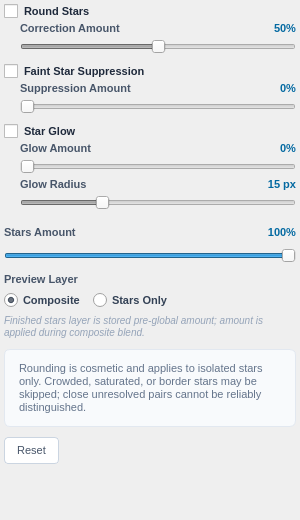
<?xml version="1.0" encoding="UTF-8"?>
<ui version="4.0">
 <class>FinishStarsSettings</class>
 <widget class="QWidget" name="FinishStarsSettings">
  <property name="geometry">
   <rect>
    <x>0</x>
    <y>0</y>
    <width>300</width>
    <height>520</height>
   </rect>
  </property>
  <property name="styleSheet">
   <string notr="true">QFrame#help_box {
    background-color: #f8fafc;
    border: 1px solid #e2e8f0;
    border-radius: 6px;
    padding: 6px 8px;
}
QLabel#lbl_help {
    color: #64748b;
    font-size: 11px;
    line-height: 1.3;
}
QLabel#lbl_preview_note {
    color: #94a3b8;
    font-size: 10px;
    font-style: italic;
}
QLabel#lbl_round_stars_title, QLabel#lbl_faint_suppression_title, QLabel#lbl_glow_amount_title, QLabel#lbl_glow_radius_title, QLabel#lbl_star_amount_title, QLabel#lbl_preview_title {
    font-size: 11px;
    font-weight: 600;
    color: #475569;
}
QLabel#lbl_round_stars_value, QLabel#lbl_faint_suppression_value, QLabel#lbl_glow_amount_value, QLabel#lbl_glow_radius_value, QLabel#lbl_star_amount_value {
    font-size: 11px;
    font-weight: 600;
    color: #0369a1;
}
QCheckBox {
    font-size: 11px;
    color: #1e293b;
    font-weight: 600;
    spacing: 6px;
}
QRadioButton {
    font-size: 11px;
    color: #334155;
    font-weight: 500;
    spacing: 5px;
}
QPushButton#btn_reset {
    background-color: #ffffff;
    color: #475569;
    border: 1px solid #cbd5e1;
    border-radius: 4px;
    padding: 6px 12px;
    font-size: 11px;
}
QPushButton#btn_reset:hover {
    background-color: #f1f5f9;
}
QPushButton#btn_reset:disabled {
    background-color: #f8fafc;
    color: #cbd5e1;
    border-color: #e2e8f0;
}
QLabel#lbl_status {
    color: #b91c1c;
    font-size: 11px;
    line-height: 1.3;
}</string>
  </property>
  <layout class="QVBoxLayout" name="layout">
   <property name="spacing">
    <number>10</number>
   </property>
   <property name="leftMargin">
    <number>4</number>
   </property>
   <property name="topMargin">
    <number>4</number>
   </property>
   <property name="rightMargin">
    <number>4</number>
   </property>
   <property name="bottomMargin">
    <number>4</number>
   </property>
   <item>
    <widget class="QWidget" name="round_stars_container" native="true">
     <layout class="QVBoxLayout" name="round_stars_layout">
      <property name="spacing">
       <number>4</number>
      </property>
      <property name="leftMargin">
       <number>0</number>
      </property>
      <property name="topMargin">
       <number>0</number>
      </property>
      <property name="rightMargin">
       <number>0</number>
      </property>
      <property name="bottomMargin">
       <number>0</number>
      </property>
      <item>
       <widget class="QCheckBox" name="check_round_stars">
        <property name="cursor">
         <cursorShape>PointingHandCursor</cursorShape>
        </property>
        <property name="text">
         <string>Round Stars</string>
        </property>
       </widget>
      </item>
      <item>
       <layout class="QHBoxLayout" name="round_stars_header">
        <property name="leftMargin">
         <number>16</number>
        </property>
        <item>
         <widget class="QLabel" name="lbl_round_stars_title">
          <property name="text">
           <string>Correction Amount</string>
          </property>
         </widget>
        </item>
        <item>
         <widget class="QLabel" name="lbl_round_stars_value">
          <property name="text">
           <string>50%</string>
          </property>
          <property name="alignment">
           <set>Qt::AlignmentFlag::AlignRight|Qt::AlignmentFlag::AlignTrailing|Qt::AlignmentFlag::AlignVCenter</set>
          </property>
         </widget>
        </item>
       </layout>
      </item>
      <item>
       <layout class="QHBoxLayout" name="round_stars_slider_layout">
        <property name="leftMargin">
         <number>16</number>
        </property>
        <item>
         <widget class="QSlider" name="slider_round_stars">
          <property name="enabled">
           <bool>false</bool>
          </property>
          <property name="orientation">
           <enum>Qt::Orientation::Horizontal</enum>
          </property>
          <property name="maximum">
           <number>100</number>
          </property>
          <property name="singleStep">
           <number>1</number>
          </property>
          <property name="pageStep">
           <number>10</number>
          </property>
          <property name="value">
           <number>50</number>
          </property>
          <property name="tracking">
           <bool>true</bool>
          </property>
         </widget>
        </item>
       </layout>
      </item>
     </layout>
    </widget>
   </item>
   <item>
    <widget class="QWidget" name="faint_suppression_container" native="true">
     <layout class="QVBoxLayout" name="faint_suppression_layout">
      <property name="spacing">
       <number>4</number>
      </property>
      <property name="leftMargin">
       <number>0</number>
      </property>
      <property name="topMargin">
       <number>0</number>
      </property>
      <property name="rightMargin">
       <number>0</number>
      </property>
      <property name="bottomMargin">
       <number>0</number>
      </property>
      <item>
       <widget class="QCheckBox" name="check_faint_suppression">
        <property name="cursor">
         <cursorShape>PointingHandCursor</cursorShape>
        </property>
        <property name="text">
         <string>Faint Star Suppression</string>
        </property>
       </widget>
      </item>
      <item>
       <layout class="QHBoxLayout" name="faint_suppression_header">
        <property name="leftMargin">
         <number>16</number>
        </property>
        <item>
         <widget class="QLabel" name="lbl_faint_suppression_title">
          <property name="text">
           <string>Suppression Amount</string>
          </property>
         </widget>
        </item>
        <item>
         <widget class="QLabel" name="lbl_faint_suppression_value">
          <property name="text">
           <string>0%</string>
          </property>
          <property name="alignment">
           <set>Qt::AlignmentFlag::AlignRight|Qt::AlignmentFlag::AlignTrailing|Qt::AlignmentFlag::AlignVCenter</set>
          </property>
         </widget>
        </item>
       </layout>
      </item>
      <item>
       <layout class="QHBoxLayout" name="faint_suppression_slider_layout">
        <property name="leftMargin">
         <number>16</number>
        </property>
        <item>
         <widget class="QSlider" name="slider_faint_suppression">
          <property name="enabled">
           <bool>false</bool>
          </property>
          <property name="orientation">
           <enum>Qt::Orientation::Horizontal</enum>
          </property>
          <property name="maximum">
           <number>100</number>
          </property>
          <property name="singleStep">
           <number>1</number>
          </property>
          <property name="pageStep">
           <number>10</number>
          </property>
          <property name="value">
           <number>0</number>
          </property>
          <property name="tracking">
           <bool>true</bool>
          </property>
         </widget>
        </item>
       </layout>
      </item>
     </layout>
    </widget>
   </item>
   <item>
    <widget class="QWidget" name="glow_container" native="true">
     <layout class="QVBoxLayout" name="glow_layout">
      <property name="spacing">
       <number>4</number>
      </property>
      <property name="leftMargin">
       <number>0</number>
      </property>
      <property name="topMargin">
       <number>0</number>
      </property>
      <property name="rightMargin">
       <number>0</number>
      </property>
      <property name="bottomMargin">
       <number>0</number>
      </property>
      <item>
       <widget class="QCheckBox" name="check_star_glow">
        <property name="cursor">
         <cursorShape>PointingHandCursor</cursorShape>
        </property>
        <property name="text">
         <string>Star Glow</string>
        </property>
       </widget>
      </item>
      <item>
       <layout class="QHBoxLayout" name="glow_amount_header">
        <property name="leftMargin">
         <number>16</number>
        </property>
        <item>
         <widget class="QLabel" name="lbl_glow_amount_title">
          <property name="text">
           <string>Glow Amount</string>
          </property>
         </widget>
        </item>
        <item>
         <widget class="QLabel" name="lbl_glow_amount_value">
          <property name="text">
           <string>0%</string>
          </property>
          <property name="alignment">
           <set>Qt::AlignmentFlag::AlignRight|Qt::AlignmentFlag::AlignTrailing|Qt::AlignmentFlag::AlignVCenter</set>
          </property>
         </widget>
        </item>
       </layout>
      </item>
      <item>
       <layout class="QHBoxLayout" name="glow_amount_slider_layout">
        <property name="leftMargin">
         <number>16</number>
        </property>
        <item>
         <widget class="QSlider" name="slider_glow_amount">
          <property name="enabled">
           <bool>false</bool>
          </property>
          <property name="orientation">
           <enum>Qt::Orientation::Horizontal</enum>
          </property>
          <property name="maximum">
           <number>100</number>
          </property>
          <property name="singleStep">
           <number>1</number>
          </property>
          <property name="pageStep">
           <number>10</number>
          </property>
          <property name="value">
           <number>0</number>
          </property>
          <property name="tracking">
           <bool>true</bool>
          </property>
         </widget>
        </item>
       </layout>
      </item>
      <item>
       <layout class="QHBoxLayout" name="glow_radius_header">
        <property name="leftMargin">
         <number>16</number>
        </property>
        <item>
         <widget class="QLabel" name="lbl_glow_radius_title">
          <property name="text">
           <string>Glow Radius</string>
          </property>
         </widget>
        </item>
        <item>
         <widget class="QLabel" name="lbl_glow_radius_value">
          <property name="text">
           <string>15 px</string>
          </property>
          <property name="alignment">
           <set>Qt::AlignmentFlag::AlignRight|Qt::AlignmentFlag::AlignTrailing|Qt::AlignmentFlag::AlignVCenter</set>
          </property>
         </widget>
        </item>
       </layout>
      </item>
      <item>
       <layout class="QHBoxLayout" name="glow_radius_slider_layout">
        <property name="leftMargin">
         <number>16</number>
        </property>
        <item>
         <widget class="QSlider" name="slider_glow_radius">
          <property name="enabled">
           <bool>false</bool>
          </property>
          <property name="orientation">
           <enum>Qt::Orientation::Horizontal</enum>
          </property>
          <property name="minimum">
           <number>1</number>
          </property>
          <property name="maximum">
           <number>50</number>
          </property>
          <property name="singleStep">
           <number>1</number>
          </property>
          <property name="pageStep">
           <number>5</number>
          </property>
          <property name="value">
           <number>15</number>
          </property>
          <property name="tracking">
           <bool>true</bool>
          </property>
         </widget>
        </item>
       </layout>
      </item>
     </layout>
    </widget>
   </item>
   <item>
    <widget class="QWidget" name="star_amount_container" native="true">
     <layout class="QVBoxLayout" name="star_amount_layout">
      <property name="spacing">
       <number>4</number>
      </property>
      <property name="leftMargin">
       <number>0</number>
      </property>
      <property name="topMargin">
       <number>0</number>
      </property>
      <property name="rightMargin">
       <number>0</number>
      </property>
      <property name="bottomMargin">
       <number>0</number>
      </property>
      <item>
       <layout class="QHBoxLayout" name="star_amount_header">
        <item>
         <widget class="QLabel" name="lbl_star_amount_title">
          <property name="text">
           <string>Stars Amount</string>
          </property>
         </widget>
        </item>
        <item>
         <widget class="QLabel" name="lbl_star_amount_value">
          <property name="text">
           <string>100%</string>
          </property>
          <property name="alignment">
           <set>Qt::AlignmentFlag::AlignRight|Qt::AlignmentFlag::AlignTrailing|Qt::AlignmentFlag::AlignVCenter</set>
          </property>
         </widget>
        </item>
       </layout>
      </item>
      <item>
       <widget class="QSlider" name="slider_star_amount">
        <property name="orientation">
         <enum>Qt::Orientation::Horizontal</enum>
        </property>
        <property name="maximum">
         <number>100</number>
        </property>
        <property name="singleStep">
         <number>1</number>
        </property>
        <property name="pageStep">
         <number>10</number>
        </property>
        <property name="value">
         <number>100</number>
        </property>
        <property name="tracking">
         <bool>true</bool>
        </property>
       </widget>
      </item>
     </layout>
    </widget>
   </item>
   <item>
    <widget class="QWidget" name="preview_container" native="true">
     <layout class="QVBoxLayout" name="preview_layout">
      <property name="spacing">
       <number>4</number>
      </property>
      <property name="leftMargin">
       <number>0</number>
      </property>
      <property name="topMargin">
       <number>0</number>
      </property>
      <property name="rightMargin">
       <number>0</number>
      </property>
      <property name="bottomMargin">
       <number>0</number>
      </property>
      <item>
       <widget class="QLabel" name="lbl_preview_title">
        <property name="text">
         <string>Preview Layer</string>
        </property>
       </widget>
      </item>
      <item>
       <layout class="QHBoxLayout" name="preview_radios">
        <property name="spacing">
         <number>12</number>
        </property>
        <item>
         <widget class="QRadioButton" name="radio_preview_composite">
          <property name="cursor">
           <cursorShape>PointingHandCursor</cursorShape>
          </property>
          <property name="text">
           <string>Composite</string>
          </property>
          <property name="checked">
           <bool>true</bool>
          </property>
         </widget>
        </item>
        <item>
         <widget class="QRadioButton" name="radio_preview_stars">
          <property name="cursor">
           <cursorShape>PointingHandCursor</cursorShape>
          </property>
          <property name="text">
           <string>Stars Only</string>
          </property>
         </widget>
        </item>
        <item>
         <spacer name="preview_spacer">
          <property name="orientation">
           <enum>Qt::Orientation::Horizontal</enum>
          </property>
          <property name="sizeHint" stdset="0">
           <size>
            <width>40</width>
            <height>20</height>
           </size>
          </property>
         </spacer>
        </item>
       </layout>
      </item>
      <item>
       <widget class="QLabel" name="lbl_preview_note">
        <property name="text">
         <string>Finished stars layer is stored pre-global amount; amount is applied during composite blend.</string>
        </property>
        <property name="wordWrap">
         <bool>true</bool>
        </property>
       </widget>
      </item>
     </layout>
    </widget>
   </item>
   <item>
    <widget class="QFrame" name="help_box">
     <layout class="QVBoxLayout" name="help_layout">
      <property name="spacing">
       <number>2</number>
      </property>
      <property name="leftMargin">
       <number>6</number>
      </property>
      <property name="topMargin">
       <number>6</number>
      </property>
      <property name="rightMargin">
       <number>6</number>
      </property>
      <property name="bottomMargin">
       <number>6</number>
      </property>
      <item>
       <widget class="QLabel" name="lbl_help">
        <property name="text">
         <string>Rounding is cosmetic and applies to isolated stars only. Crowded, saturated, or border stars may be skipped; close unresolved pairs cannot be reliably distinguished.</string>
        </property>
        <property name="wordWrap">
         <bool>true</bool>
        </property>
       </widget>
      </item>
     </layout>
    </widget>
   </item>
   <item>
    <layout class="QHBoxLayout" name="action_layout">
     <property name="spacing">
      <number>6</number>
     </property>
     <item>
      <widget class="QPushButton" name="btn_reset">
       <property name="cursor">
        <cursorShape>PointingHandCursor</cursorShape>
       </property>
       <property name="text">
        <string>Reset</string>
       </property>
      </widget>
     </item>
     <item>
      <spacer name="action_spacer">
       <property name="orientation">
        <enum>Qt::Orientation::Horizontal</enum>
       </property>
       <property name="sizeHint" stdset="0">
        <size>
         <width>40</width>
         <height>20</height>
        </size>
       </property>
      </spacer>
     </item>
    </layout>
   </item>
   <item>
    <widget class="QLabel" name="lbl_status">
     <property name="text">
      <string/>
     </property>
     <property name="wordWrap">
      <bool>true</bool>
     </property>
    </widget>
   </item>
  </layout>
 </widget>
 <resources/>
 <connections/>
</ui>
